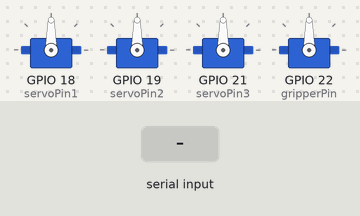
The sketch below on a simulated ESP32. Parts: 4 × servo. The test bench sets the inputs (shaded band). What the sketch prints to the serial monitor is not drawn.

Above: at 1.2 s.
1.3 s: "1,90\n" received over Serial
At 1.45 s:
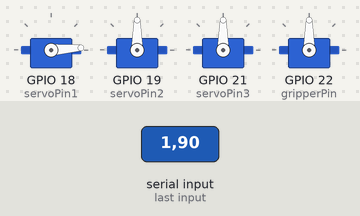
At 2.4 s:
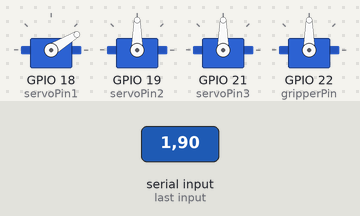
Timing chart, 0 to 6.0 s (numbered marks = the images above; inputs shaded):
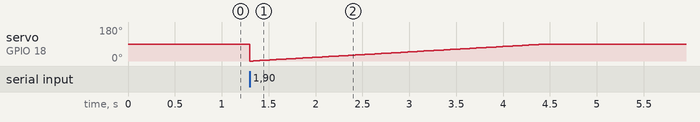

The sketch:

motor_fin.ino
```cpp
#include <ESP32Servo.h>

Servo servo1;
Servo servo2;
Servo servo3;
Servo gripper;

// Servo pins
int servoPin1 = 18;
int servoPin2 = 19;
int servoPin3 = 21;
int gripperPin = 22;   // change if needed

// Current angles
int angle1 = 0;
int angle2 = 0;
int angle3 = 0;

// Speed control (bigger = slower)
int speedDelay = 35;


// -------- Smooth Movement Function --------
void moveServoSmooth(Servo &servo, int &currentAngle, int targetAngle) {

  if (targetAngle > currentAngle) {
    for (int pos = currentAngle; pos <= targetAngle; pos++) {
      servo.write(pos);
      delay(speedDelay);
    }
  }
  else {
    for (int pos = currentAngle; pos >= targetAngle; pos--) {
      servo.write(pos);
      delay(speedDelay);
    }
  }

  currentAngle = targetAngle;
}


// -------- Setup --------
void setup() {

  Serial.begin(115200);

  servo1.attach(servoPin1);
  servo2.attach(servoPin2);
  servo3.attach(servoPin3);
  gripper.attach(gripperPin);

  Serial.println("=== 4 Servo Robot Arm Control ===");
  Serial.println("Format: joint angle");
  Serial.println("1,2,3 → arm joints");
  Serial.println("4 → gripper");
  Serial.println("Example: 1 90");
}


// -------- Main Loop --------
void loop() {

  if (Serial.available() > 0) {

    int joint = Serial.parseInt();
    int angle = Serial.parseInt();

    if (joint >= 1 && joint <= 4 && angle >= 0 && angle <= 180) {

      switch (joint) {

        case 1:
          moveServoSmooth(servo1, angle1, angle);
          break;

        case 2:
          moveServoSmooth(servo2, angle2, angle);
          break;

        case 3: {

          int mappedAngle;

          if (angle <= 90) {
            mappedAngle = map(angle, 0, 90, 0, 65);
          }
          else {
            mappedAngle = map(angle, 90, 180, 65, 135);
          }

          moveServoSmooth(servo3, angle3, mappedAngle);

          break;
        }

        case 4:
          // Gripper control (instant)
          if (angle == 0) {
            gripper.write(0);
            Serial.println("Gripper OPEN");
          }
          else if (angle == 90) {
            gripper.write(90);
            Serial.println("Gripper CLOSE");
          }
          else {
            Serial.println("Use 0 for OPEN or 90 for CLOSE");
          }
          break;
      }

      Serial.print("Moved Joint ");
      Serial.print(joint);
      Serial.print(" to ");
      Serial.print(angle);
      Serial.println("°");
    }

    else {
      Serial.println("Invalid input! Use: joint(1–4) angle");
    }

    while (Serial.available() > 0) Serial.read();

    Serial.print("Current Angles -> S1: ");
    Serial.print(angle1);
    Serial.print("°, S2: ");
    Serial.print(angle2);
    Serial.print("°, S3: ");
    Serial.print(angle3);
    Serial.println("°");

    Serial.println("Enter next command (ex: 2 120):");
  }
}
```
